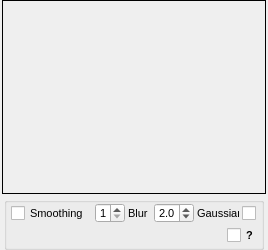
                <widget class="QWidget" name="tab_preBkSmoothing1">
                 <attribute name="title">
                  <string>Early Smoothing</string>
                 </attribute>
                 <layout class="QVBoxLayout" name="verticalLayout_5">
                  <property name="spacing">
                   <number>3</number>
                  </property>
                  <property name="leftMargin">
                   <number>2</number>
                  </property>
                  <property name="topMargin">
                   <number>0</number>
                  </property>
                  <property name="rightMargin">
                   <number>2</number>
                  </property>
                  <property name="bottomMargin">
                   <number>0</number>
                  </property>
                  <item>
                   <widget class="QFrame" name="frame_preBkSmoothingImage1">
                    <property name="enabled">
                     <bool>true</bool>
                    </property>
                    <property name="sizePolicy">
                     <sizepolicy hsizetype="Expanding" vsizetype="Expanding">
                      <horstretch>0</horstretch>
                      <verstretch>0</verstretch>
                     </sizepolicy>
                    </property>
                    <property name="minimumSize">
                     <size>
                      <width>258</width>
                      <height>194</height>
                     </size>
                    </property>
                    <property name="maximumSize">
                     <size>
                      <width>16777215</width>
                      <height>16777215</height>
                     </size>
                    </property>
                    <property name="frameShape">
                     <enum>QFrame::Box</enum>
                    </property>
                    <property name="frameShadow">
                     <enum>QFrame::Plain</enum>
                    </property>
                    <layout class="QHBoxLayout" name="horizontalLayout_preBkSmoothingImage1">
                     <property name="spacing">
                      <number>0</number>
                     </property>
                     <property name="margin">
                      <number>1</number>
                     </property>
                    </layout>
                   </widget>
                  </item>
                  <item>
                   <layout class="QHBoxLayout" name="horizontalLayout_42">
                    <property name="spacing">
                     <number>0</number>
                    </property>
                    <item>
                     <spacer name="horizontalSpacer_72">
                      <property name="orientation">
                       <enum>Qt::Horizontal</enum>
                      </property>
                      <property name="sizeType">
                       <enum>QSizePolicy::Fixed</enum>
                      </property>
                      <property name="sizeHint" stdset="0">
                       <size>
                        <width>2</width>
                        <height>25</height>
                       </size>
                      </property>
                     </spacer>
                    </item>
                    <item>
                     <widget class="QGroupBox" name="groupBox_preBkSmoothing1">
                      <property name="sizePolicy">
                       <sizepolicy hsizetype="Expanding" vsizetype="Fixed">
                        <horstretch>0</horstretch>
                        <verstretch>0</verstretch>
                       </sizepolicy>
                      </property>
                      <property name="minimumSize">
                       <size>
                        <width>0</width>
                        <height>53</height>
                       </size>
                      </property>
                      <property name="maximumSize">
                       <size>
                        <width>16777215</width>
                        <height>53</height>
                       </size>
                      </property>
                      <property name="font">
                       <font>
                        <pointsize>8</pointsize>
                       </font>
                      </property>
                      <property name="title">
                       <string/>
                      </property>
                      <property name="alignment">
                       <set>Qt::AlignCenter</set>
                      </property>
                      <layout class="QVBoxLayout" name="verticalLayout_24">
                       <property name="spacing">
                        <number>2</number>
                       </property>
                       <property name="leftMargin">
                        <number>4</number>
                       </property>
                       <property name="topMargin">
                        <number>0</number>
                       </property>
                       <property name="rightMargin">
                        <number>4</number>
                       </property>
                       <property name="bottomMargin">
                        <number>0</number>
                       </property>
                       <item>
                        <layout class="QHBoxLayout" name="horizontalLayout_43">
                         <property name="spacing">
                          <number>3</number>
                         </property>
                         <item>
                          <widget class="QCheckBox" name="checkBox_preBkSmoothing1">
                           <property name="minimumSize">
                            <size>
                             <width>78</width>
                             <height>20</height>
                            </size>
                           </property>
                           <property name="maximumSize">
                            <size>
                             <width>78</width>
                             <height>20</height>
                            </size>
                           </property>
                           <property name="text">
                            <string>Smoothing</string>
                           </property>
                          </widget>
                         </item>
                         <item>
                          <spacer name="horizontalSpacer_preBkSmoothing1">
                           <property name="orientation">
                            <enum>Qt::Horizontal</enum>
                           </property>
                           <property name="sizeHint" stdset="0">
                            <size>
                             <width>3</width>
                             <height>20</height>
                            </size>
                           </property>
                          </spacer>
                         </item>
                         <item>
                          <widget class="QSpinBox" name="spinBox_preBkSmoothingKernel1">
                           <property name="minimumSize">
                            <size>
                             <width>30</width>
                             <height>20</height>
                            </size>
                           </property>
                           <property name="maximumSize">
                            <size>
                             <width>30</width>
                             <height>20</height>
                            </size>
                           </property>
                           <property name="font">
                            <font>
                             <weight>50</weight>
                             <bold>false</bold>
                            </font>
                           </property>
                           <property name="minimum">
                            <number>1</number>
                           </property>
                           <property name="maximum">
                            <number>8</number>
                           </property>
                          </widget>
                         </item>
                         <item>
                          <widget class="QLabel" name="label_preBkSmoothingKernel1">
                           <property name="minimumSize">
                            <size>
                             <width>20</width>
                             <height>20</height>
                            </size>
                           </property>
                           <property name="maximumSize">
                            <size>
                             <width>20</width>
                             <height>20</height>
                            </size>
                           </property>
                           <property name="font">
                            <font>
                             <family>MS Shell Dlg 2</family>
                             <pointsize>8</pointsize>
                            </font>
                           </property>
                           <property name="text">
                            <string>Blur</string>
                           </property>
                           <property name="alignment">
                            <set>Qt::AlignLeading|Qt::AlignLeft|Qt::AlignVCenter</set>
                           </property>
                          </widget>
                         </item>
                         <item>
                          <spacer name="horizontalSpacer_55">
                           <property name="orientation">
                            <enum>Qt::Horizontal</enum>
                           </property>
                           <property name="sizeHint" stdset="0">
                            <size>
                             <width>3</width>
                             <height>20</height>
                            </size>
                           </property>
                          </spacer>
                         </item>
                         <item>
                          <widget class="QDoubleSpinBox" name="doubleSpinBox_preBkSmoothingSigma1">
                           <property name="sizePolicy">
                            <sizepolicy hsizetype="Fixed" vsizetype="Fixed">
                             <horstretch>0</horstretch>
                             <verstretch>0</verstretch>
                            </sizepolicy>
                           </property>
                           <property name="minimumSize">
                            <size>
                             <width>40</width>
                             <height>20</height>
                            </size>
                           </property>
                           <property name="maximumSize">
                            <size>
                             <width>40</width>
                             <height>20</height>
                            </size>
                           </property>
                           <property name="decimals">
                            <number>1</number>
                           </property>
                           <property name="minimum">
                            <double>0.100000000000000</double>
                           </property>
                           <property name="maximum">
                            <double>4.000000000000000</double>
                           </property>
                           <property name="singleStep">
                            <double>0.100000000000000</double>
                           </property>
                           <property name="value">
                            <double>2.000000000000000</double>
                           </property>
                          </widget>
                         </item>
                         <item>
                          <widget class="QLabel" name="label_preBkSmoothingSigma1">
                           <property name="minimumSize">
                            <size>
                             <width>42</width>
                             <height>20</height>
                            </size>
                           </property>
                           <property name="maximumSize">
                            <size>
                             <width>42</width>
                             <height>20</height>
                            </size>
                           </property>
                           <property name="font">
                            <font>
                             <family>MS Shell Dlg 2</family>
                             <pointsize>8</pointsize>
                            </font>
                           </property>
                           <property name="text">
                            <string>Gaussian</string>
                           </property>
                           <property name="alignment">
                            <set>Qt::AlignLeading|Qt::AlignLeft|Qt::AlignVCenter</set>
                           </property>
                          </widget>
                         </item>
                         <item>
                          <widget class="QCheckBox" name="checkBox_gaussianPreBkSmoothing1">
                           <property name="sizePolicy">
                            <sizepolicy hsizetype="Fixed" vsizetype="Fixed">
                             <horstretch>0</horstretch>
                             <verstretch>0</verstretch>
                            </sizepolicy>
                           </property>
                           <property name="minimumSize">
                            <size>
                             <width>15</width>
                             <height>20</height>
                            </size>
                           </property>
                           <property name="maximumSize">
                            <size>
                             <width>15</width>
                             <height>20</height>
                            </size>
                           </property>
                           <property name="text">
                            <string/>
                           </property>
                          </widget>
                         </item>
                        </layout>
                       </item>
                       <item>
                        <layout class="QHBoxLayout" name="horizontalLayout_6">
                         <item>
                          <spacer name="horizontalSpacer_7">
                           <property name="orientation">
                            <enum>Qt::Horizontal</enum>
                           </property>
                           <property name="sizeHint" stdset="0">
                            <size>
                             <width>40</width>
                             <height>20</height>
                            </size>
                           </property>
                          </spacer>
                         </item>
                         <item>
                          <widget class="QCheckBox" name="checkBox_preBkSmoothingHelp1">
                           <property name="sizePolicy">
                            <sizepolicy hsizetype="Fixed" vsizetype="Fixed">
                             <horstretch>0</horstretch>
                             <verstretch>0</verstretch>
                            </sizepolicy>
                           </property>
                           <property name="minimumSize">
                            <size>
                             <width>30</width>
                             <height>20</height>
                            </size>
                           </property>
                           <property name="maximumSize">
                            <size>
                             <width>30</width>
                             <height>20</height>
                            </size>
                           </property>
                           <property name="font">
                            <font>
                             <weight>75</weight>
                             <bold>true</bold>
                            </font>
                           </property>
                           <property name="text">
                            <string>?</string>
                           </property>
                          </widget>
                         </item>
                        </layout>
                       </item>
                      </layout>
                     </widget>
                    </item>
                    <item>
                     <spacer name="horizontalSpacer_73">
                      <property name="orientation">
                       <enum>Qt::Horizontal</enum>
                      </property>
                      <property name="sizeType">
                       <enum>QSizePolicy::Fixed</enum>
                      </property>
                      <property name="sizeHint" stdset="0">
                       <size>
                        <width>2</width>
                        <height>25</height>
                       </size>
                      </property>
                     </spacer>
                    </item>
                   </layout>
                  </item>
                 </layout>
                </widget>
